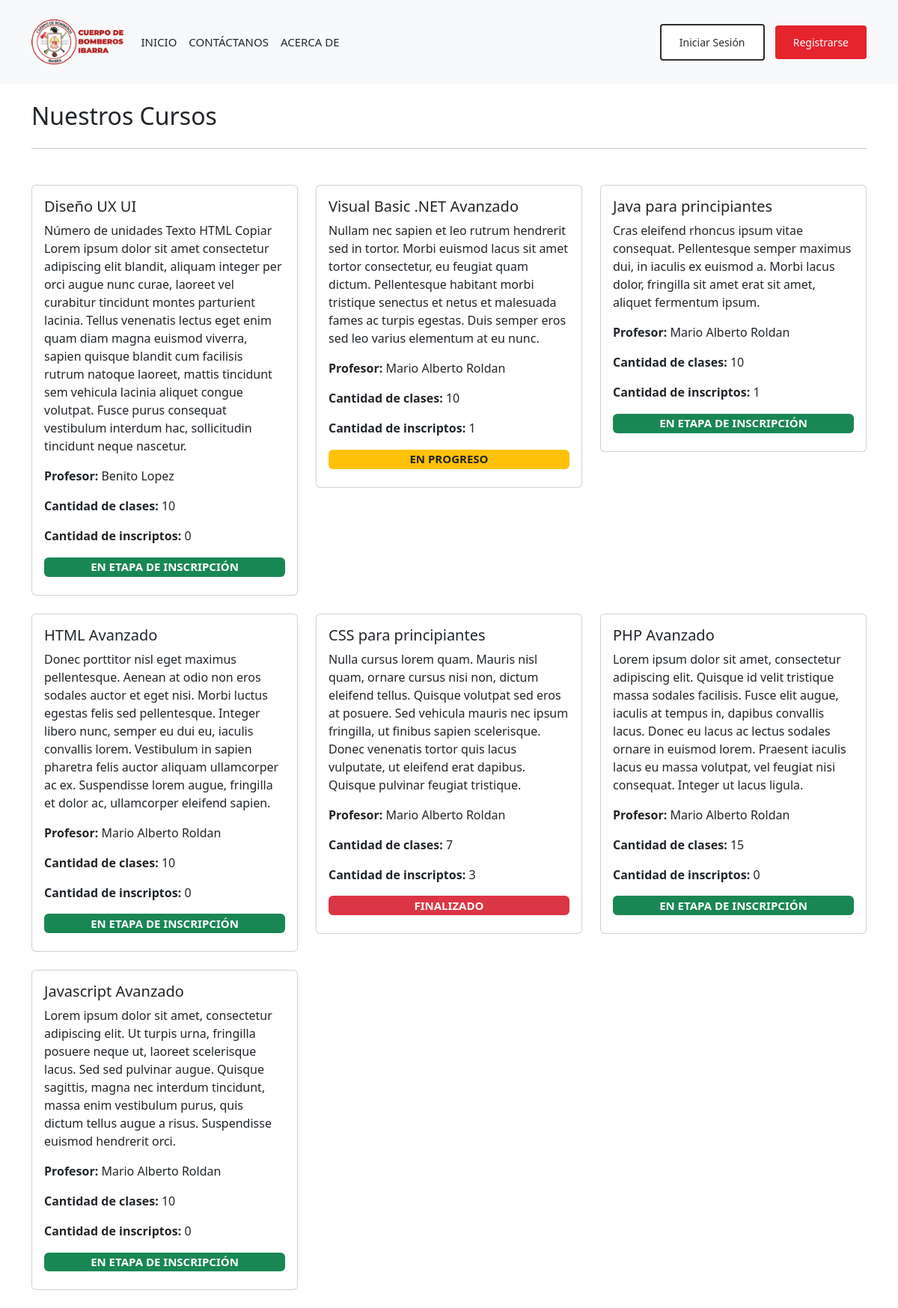
Page /courses/ on the committed database.
### core/models.py (models this page shows, shortened)
class Course(models.Model):
    STATUS_CHOICES = (
        ('I', 'En etapa de inscripción'),
        ('P', 'En progreso'),
        ('F', 'Finalizado'),
    )
    name = models.CharField(max_length=90, verbose_name='Nombre')
    description = models.TextField(blank=True, null=True, verbose_name='Descripción')
    teacher = models.ForeignKey(User, on_delete=models.CASCADE, limit_choices_to={'groups__name': 'profesores'}, verbose_name='Profesor')
    class_quantity = models.PositiveIntegerField(default=0, verbose_name='Cantidad de clases')
    status = models.CharField(max_length=1, choices=STATUS_CHOICES, default='I', verbose_name='Estado')
    class Meta:
        verbose_name = 'Curso'
        verbose_name_plural = 'Cursos'

### core/views.py (the view)
# urls.py: path('courses/', CoursesView.as_view(), name='courses'),
@add_group_name_to_context
class CoursesView(TemplateView):
    template_name = 'courses.html'
    def get_context_data(self, **kwargs):
        context = super().get_context_data(**kwargs)
        courses = Course.objects.all().order_by('-id')
        student = self.request.user if self.request.user.is_authenticated else None
        for item in courses:
            if student:
                registration = Registration.objects.filter(course=item, student=student).first()
                item.is_enrolled = registration is not None
            else:
                item.is_enrolled = False
            enrollment_count = Registration.objects.filter(course=item).count()
            item.enrollment_count = enrollment_count
        context['courses'] = courses
        return context

### core/views.py (called while the page is built, shortened)
def get_group_and_color(user):
    group = user.groups.first()
    group_id = None
    group_name = None
    group_name_singular = None
    color = None
    return group_id, group_name, group_name_singular, color

def add_group_name_to_context(view_class):
    original_dispatch = view_class.dispatch
    def dispatch(self, request, *args, **kwargs):
        user = self.request.user
        group_id, group_name, group_name_singular, color = get_group_and_color(user)
        context = {
            'group_name': group_name,
            'group_name_singular': group_name_singular,
            'color': color
        }
        self.extra_context = context
        return original_dispatch(self, request, *args, **kwargs)
    view_class.dispatch = dispatch
    return view_class

### templates/courses.html (shortened to what this page needs)
{% extends 'base.html' %}
{% block content %}
    <div class="container my-4">
        <div class="row">
            <div class="col">
                <h2>Nuestros Cursos</h2>
            </div>
            <div class="col">
            </div>
        </div>
        <hr>
        <div class="row row-cols-1 row-cols-md-2 row-cols-lg-3 g-4 my-4">
            {% for course in courses %}
                <div class="col">
                    <div class="card">
                        <div class="card-body">
                            <h5 class="card-title">{{ course.name }}</h5>
                            <p class="card-text">{{ course.description }}</p>
                            <p class="card-text">
                                <strong>Profesor: </strong>{{ course.teacher.first_name }} {{ course.teacher.last_name }}
                            </p>
                            <p class="card-text"><strong>Cantidad de clases: </strong>{{ course.class_quantity }}</p>
                            <p class="card-text"><strong>Cantidad de inscriptos: </strong>{{ course.enrollment_count }}
                            </p>
                            {% if course.status == 'F' %}
                                <h5><span class="badge bg-danger w-100">{{ course.get_status_display|upper }}</span>
                                </h5>
                            {% elif course.status == 'P' %}
                                <h5><span
                                    class="badge bg-warning text-dark w-100">{{ course.get_status_display|upper }}</span>
                                </h5>
                            {% elif course.status == 'I' %}
                                <h5><span class="badge bg-success w-100">{{ course.get_status_display|upper }}</span>
                                </h5>
                            {% endif %}
                        </div>
                    </div>
                </div>
            {% endfor %}
        </div>
    </div>
{% endblock %}

### templates/base.html (shortened to what this page needs)
<!doctype html>
<html lang="es">
<head>
    {% load static %}
    <link href="{% static 'css/bootstrap.min.css' %}" rel="stylesheet">
    <link href="{% static 'css/style.css' %}" rel="stylesheet">
</head>
    <body>
        {% include 'header.html' %}
        {% block content %}{% endblock %}
    </body>
</html>

### templates/header.html
{% load static %}
{% if user.is_authenticated %}
    {% if group_name == 'estudiantes' %}
        <header class="p-3 text-bg-light">
    {% elif group_name == 'profesores' %}
        <header class="p-3 text-bg-light">
    {% elif group_name == 'preceptores' %}
        <header class="p-3 text-bg-light">
    {% elif group_name == 'administrativos' %}
        <header class="p-3 text-bg-light">
    {% endif %}
{% else %}
    <header class="p-3 text-bg-light">
{% endif %}
<div class="container">
    <div class="d-flex flex-wrap align-items-center justify-content-between header-bar">
      <div class="d-flex align-items-center">
        <a href="{% url 'home' %}" class="me-3">
          <img src="{% static 'imgs/logo_bomberos.png' %}" alt="Logo del Departamento de Bomberos" class="logo">
        </a>
        <ul class="nav mb-2 mb-md-0">
          <li><a href="{% url 'home' %}" class="nav-link px-2 text-dark">INICIO</a></li>
          {% if not user.is_authenticated or group_name == 'estudiantes' %}
            <li><a href="#" class="nav-link px-2 text-dark">CONTÁCTANOS</a></li>
            <li><a href="#" class="nav-link px-2 text-dark">ACERCA DE</a></li>
          {% endif %}
        </ul>
      </div>
      <div class="text-end">
        {% if user.is_authenticated %}
          <a class="nav-link px-2 text-dark" href="{% url 'profile' %}">
            {{ group_name_singular|capfirst }} | {{ user.username }}
          </a>
        {% else %}
        <a class="custom-btn btn-login" href="{% url 'custom_login' %}">Iniciar Sesión</a>
        <a class="custom-btn btn-register" href="{% url 'register' %}">Registrarse</a>
        {% endif %}
      </div>
    </div>
  </div>
</header>

### static/css/style.css (style rules this page uses)
.header-bar { padding: 10px 0; }
.logo { height: 60px; }
.nav-link { font-weight: 400; font-size: 15px; }
.custom-btn { display: inline-block; padding: 12px 24px; border: none; border-radius: 4px; font-size: 14px; font-weight: 500; text-align: center; text-decoration: none; cursor: pointer; transition: background-color 0.3s ease; }
.btn-login { background-color: #ffffff; color: #2D2D2B; border: 2px solid #2D2D2B; }
.btn-register { background-color: #E5242E; color: #ffffff; margin-left: 10px; }

### rows in the picture
Course: name "Diseño UX UI", description "Número de unidades Texto HTML Copiar Lorem ipsum dolor sit amet consectetur adipiscing elit blandit, aliquam integer per orci augue nunc curae, laoreet vel curabitur tincidunt montes parturient lacinia. Tellus venenatis lectus eget enim quam diam magna euismod viverra, sapien quisque blandit cum facilisis rutrum natoque laoreet, mattis tincidunt sem vehicula lacinia aliquet congue volutpat. Fusce purus consequat vestibulum interdum hac, sollicitudin tincidunt neque nascetur.", teacher.first_name "Benito", teacher.last_name "Lopez", class_quantity "10", enrollment_count "0", status "EN ETAPA DE INSCRIPCIÓN"
Course: name "Visual Basic .NET Avanzado", description "Nullam nec sapien et leo rutrum hendrerit sed in tortor. Morbi euismod lacus sit amet tortor consectetur, eu feugiat quam dictum. Pellentesque habitant morbi tristique senectus et netus et malesuada fames ac turpis egestas. Duis semper eros sed leo varius elementum at eu nunc.", teacher.first_name "Mario Alberto", teacher.last_name "Roldan", class_quantity "10", enrollment_count "1", status "EN PROGRESO"
Course: name "Java para principiantes", description "Cras eleifend rhoncus ipsum vitae consequat. Pellentesque semper maximus dui, in iaculis ex euismod a. Morbi lacus dolor, fringilla sit amet erat sit amet, aliquet fermentum ipsum.", teacher.first_name "Mario Alberto", teacher.last_name "Roldan", class_quantity "10", enrollment_count "1", status "EN ETAPA DE INSCRIPCIÓN"
Course: name "HTML Avanzado", description "Donec porttitor nisl eget maximus pellentesque. Aenean at odio non eros sodales auctor et eget nisi. Morbi luctus egestas felis sed pellentesque. Integer libero nunc, semper eu dui eu, iaculis convallis lorem. Vestibulum in sapien pharetra felis auctor aliquam ullamcorper ac ex. Suspendisse lorem augue, fringilla et dolor ac, ullamcorper eleifend sapien.", teacher.first_name "Mario Alberto", teacher.last_name "Roldan", class_quantity "10", enrollment_count "0", status "EN ETAPA DE INSCRIPCIÓN"
Course: name "CSS para principiantes", description "Nulla cursus lorem quam. Mauris nisl quam, ornare cursus nisi non, dictum eleifend tellus. Quisque volutpat sed eros at posuere. Sed vehicula mauris nec ipsum fringilla, ut finibus sapien scelerisque. Donec venenatis tortor quis lacus vulputate, ut eleifend erat dapibus. Quisque pulvinar feugiat tristique.", teacher.first_name "Mario Alberto", teacher.last_name "Roldan", class_quantity "7", enrollment_count "3", status "FINALIZADO"
Course: name "PHP Avanzado", description "Lorem ipsum dolor sit amet, consectetur adipiscing elit. Quisque id velit tristique massa sodales facilisis. Fusce elit augue, iaculis at tempus in, dapibus convallis lacus. Donec eu lacus ac lectus sodales ornare in euismod lorem. Praesent iaculis lacus eu massa volutpat, vel feugiat nisi consequat. Integer ut lacus ligula.", teacher.first_name "Mario Alberto", teacher.last_name "Roldan", class_quantity "15", enrollment_count "0", status "EN ETAPA DE INSCRIPCIÓN"
Course: name "Javascript Avanzado", description "Lorem ipsum dolor sit amet, consectetur adipiscing elit. Ut turpis urna, fringilla posuere neque ut, laoreet scelerisque lacus. Sed sed pulvinar augue. Quisque sagittis, magna nec interdum tincidunt, massa enim vestibulum purus, quis dictum tellus augue a risus. Suspendisse euismod hendrerit orci.", teacher.first_name "Mario Alberto", teacher.last_name "Roldan", class_quantity "10", enrollment_count "0", status "EN ETAPA DE INSCRIPCIÓN"
